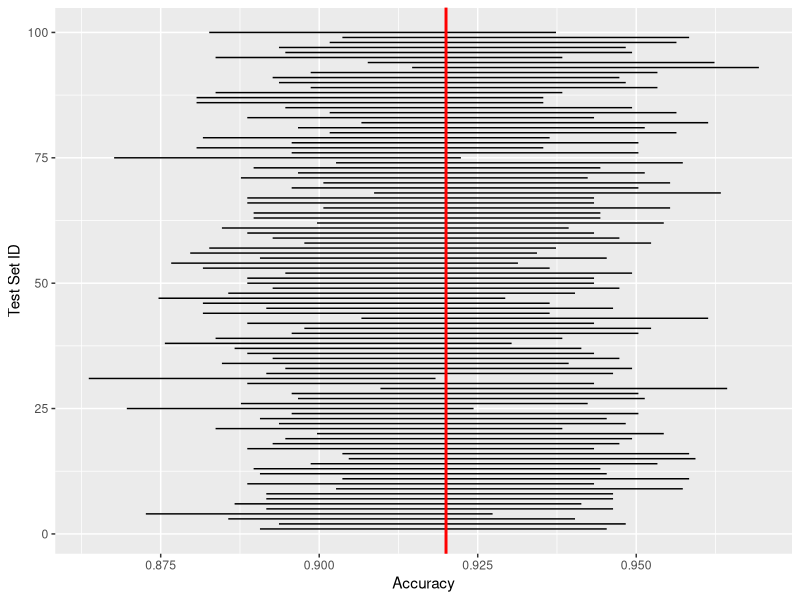
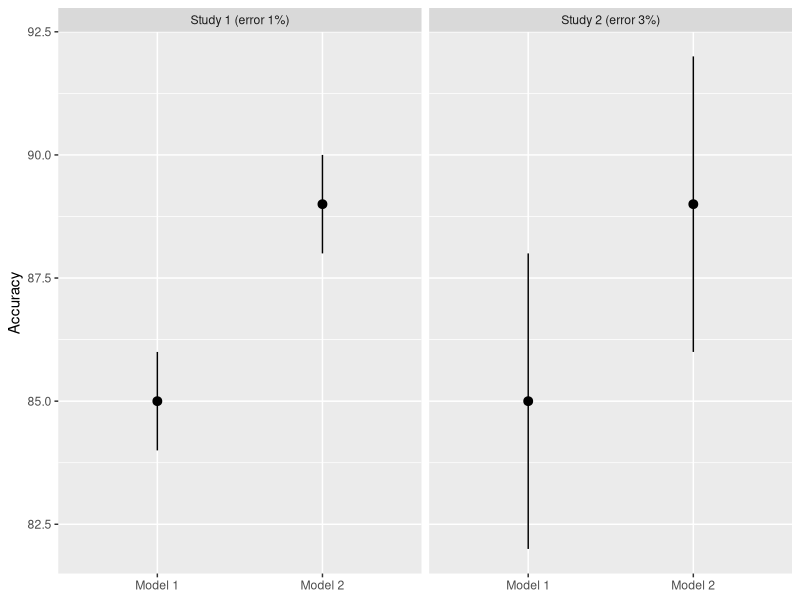

Reproduce these figures in R, in order.
## ---- chunk 1
knitr::opts_chunk$set(echo = FALSE)
library(tidyverse)
## ---- chunk 2
set.seed(42)
delta = 0.5
n = 1000
epsilon = sqrt(log(2/delta)/(2*n)) 
delta_bar = log(2/delta)
epsilon = (sqrt(delta_bar*(2*delta_bar+n))+delta_bar)/(sqrt(2)*n)
tibble(test_set = seq_len(100),
       accuracy = replicate(100, mean(rbinom(n, size = 1, prob = 0.92)))) %>% 
  mutate(lower = pmax(accuracy - epsilon, 0)) %>% 
  mutate(upper = pmin(accuracy + epsilon, 1)) %>% 
  ggplot() +
  geom_linerange(aes(x = test_set, y = accuracy, ymin = lower, ymax = upper)) +
  coord_flip() +
  geom_hline(aes(yintercept = 0.92), col = "red", size = 1) +
  labs(x = "Test Set ID", y = "Accuracy")
## ---- chunk 3
tibble(model = c("Model 1", "Model 2", "Model 1", "Model 2"), 
       metric = c(85, 89, 85, 89),
       lower = c(84, 88, 82, 86),
       upper = c(86, 90, 88, 92),
       study = c("Study 1 (error 1%)", "Study 1 (error 1%)", "Study 2 (error 3%)", "Study 2 (error 3%)")) %>% 
  ggplot() +
  geom_pointrange(aes(x = model, y = metric, ymin = lower, ymax = upper)) +
  facet_grid(~study) +
  labs(x = NULL, y = "Accuracy")
